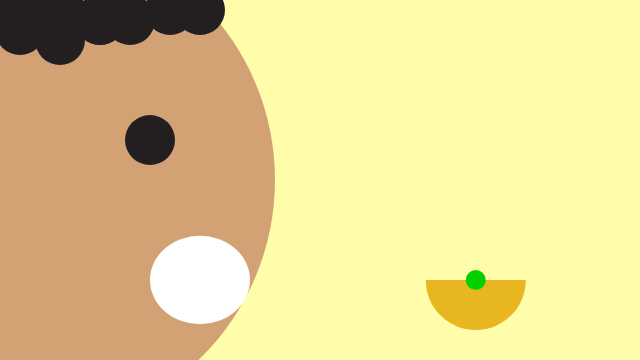
Frame 1 (no input)
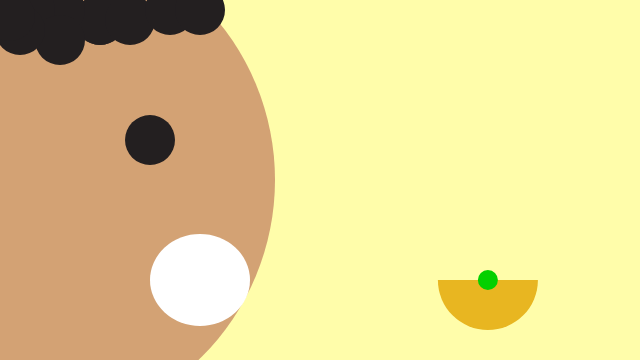
Frame 2 (the mouse pressed at the canvas centre, redrawn once)

The p5.js sketch that drew these frames (run headless with seeded random() and noise() and a simulated clock; the mouse was pressed at the canvas centre and the sketch redrawn once):

// p5.js sketch
// ── sketch.js
function setup() {
	// create a place to draw
	createCanvas(640, 360);
	noStroke();
  noLoop();
}

function draw() {
	// clear the background
	background(255, 253, 170);

	// set a fill color
	fill(255, 255, 255);

	// draw the ellipse
fill(211,162,116);
	ellipse(25, 180, 500, 500);
fill(35,31,32);
	ellipse(150, 140, 50, 50);
	var diameter = random(50, 50);
	ellipse(100, 20, diameter, diameter);
	ellipse(100, 20, diameter, diameter);
	ellipse(130, 20, diameter, diameter);
	ellipse(170, 10, diameter, diameter);
	ellipse(200, 10, diameter, diameter);
	ellipse(60, 10, diameter, diameter);
	ellipse(30, 10, diameter, diameter);
	ellipse(60, 40, diameter, diameter);
	ellipse(20, 30, diameter, diameter);
	ellipse(10, 16, diameter, diameter);

	//draw mouth
		var x = random(-40, 0);
	fill(255,255,255);
			ellipse(200 , 280, 100, 120 + x);

 //draw flying taco
		var halftaco = random(100, 100);
		var y = random(70);
	fill(232, 182, 33);
				ellipse(500 - y, 280,halftaco, halftaco);
	fill(255, 253, 170);
	 			rect(440 - y, 200, 120, 80);
	fill(3, 208, 0);
							 		ellipse(500 - y, 280, 20, 20);





}
